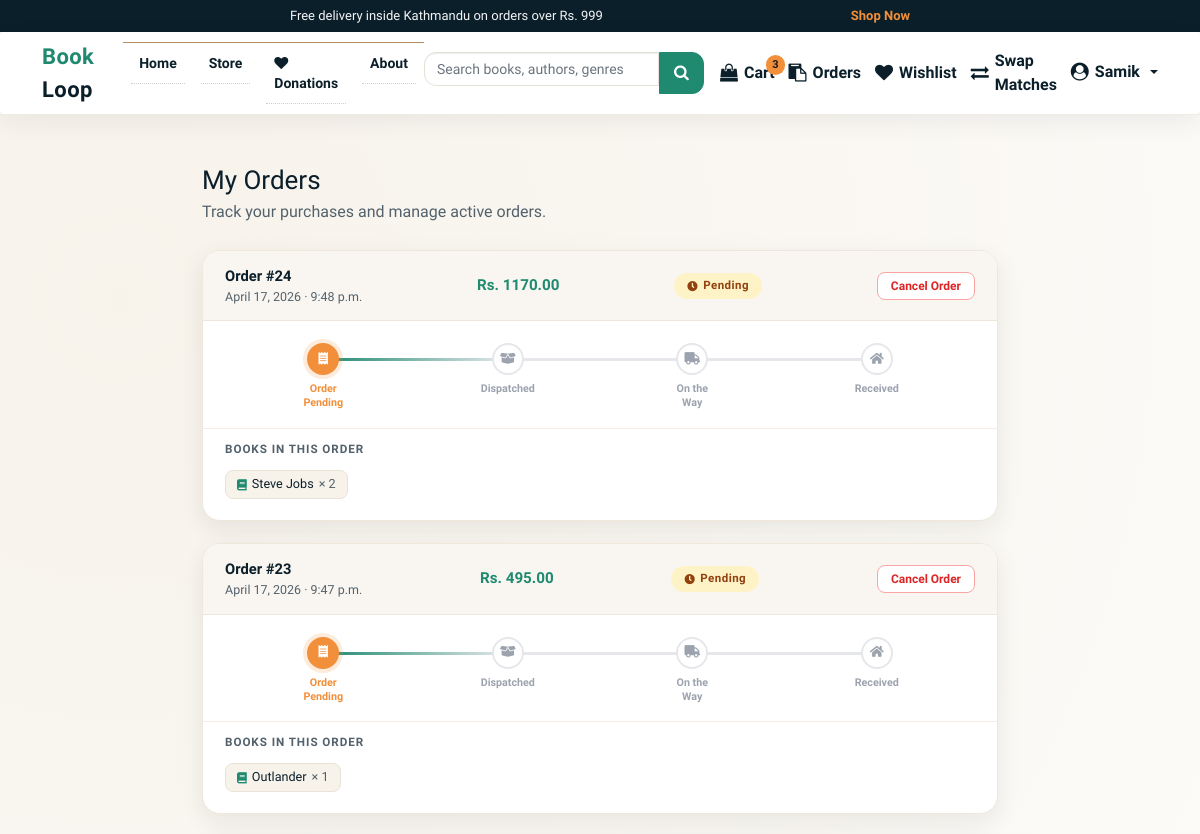
The page /order/ (signed in, upper part) on the database as committed earlier.
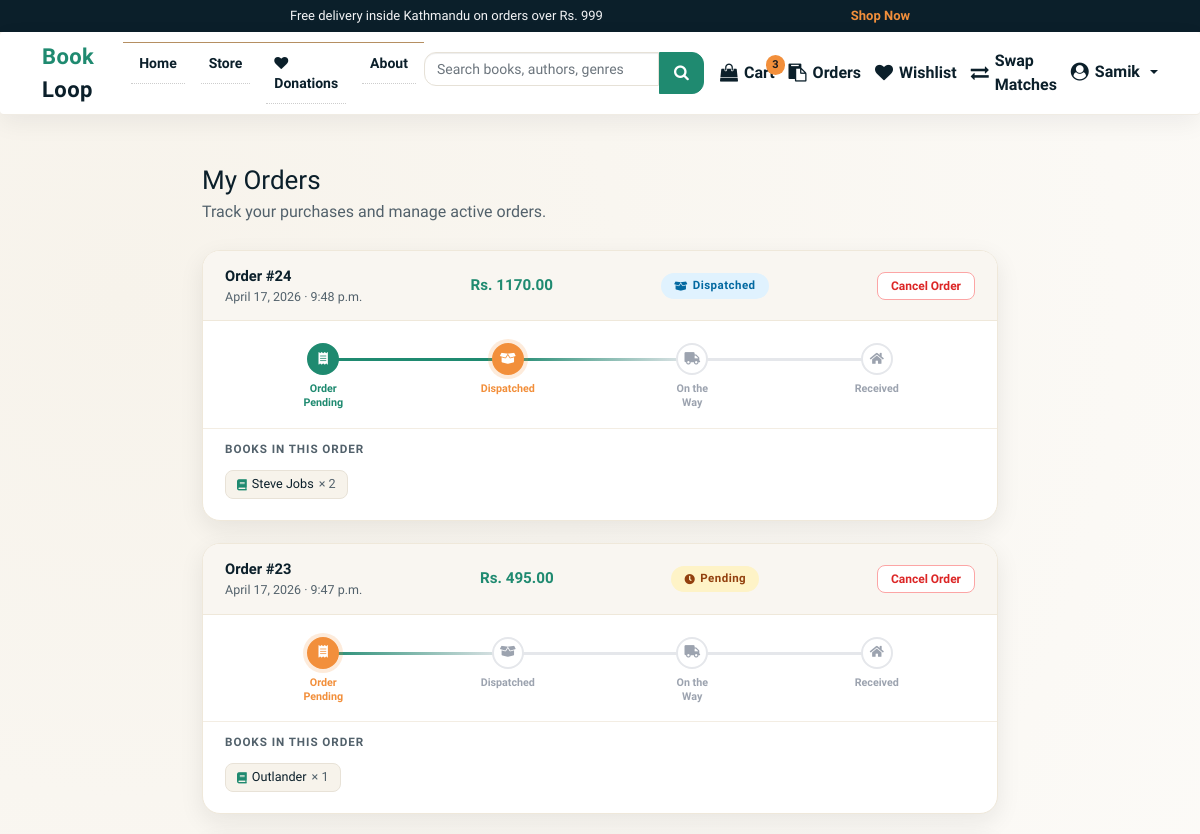
The same page on the database as committed later.
### books/models.py (models this page shows, shortened)
class Order(models.Model):
    user = models.CharField(max_length=20, null=True)
    date_ordered = models.DateTimeField(auto_now_add=True)
    complete = models.BooleanField(default=False)
    payment_method = models.CharField(max_length=20, choices=METHOD, default="Cash On Delivery")
    order_status = models.CharField(max_length=50, choices=ORDER_STATUS, default="Order Pending")
    transaction_id    = models.CharField(max_length=200, null=True)
    user_order_number = models.PositiveIntegerField(null=True, blank=True)
    @property
    def get_cart_total(self):
        items = self.orderitem_set.all()
        return sum([item.get_total for item in items])
    def get_status_step(self):
        return {
            "Order Pending":    1,
            "Order Dispatched": 2,
            "Order On the Way": 3,
            "Order Received":   4,
        }.get(self.order_status, 0)

class OrderItem(models.Model):
    Book_name = models.ForeignKey(Product, on_delete=models.SET_NULL, null=True)
    order = models.ForeignKey(Order, on_delete=models.SET_NULL, null=True)
    quantity = models.IntegerField(default=0)
    date_added = models.DateTimeField(auto_now_add=True)
    @property
    def get_total(self):
        return self.Book_name.discounted_price * self.quantity

class Product(models.Model):
    Book_name = models.CharField(max_length=50)
    Author = models.CharField(max_length=50, default="")
    genre = models.CharField(max_length=300)
    description = models.CharField(max_length=1000, default="")
    price = models.IntegerField(default=0)
    pub_date = models.DateField(default=timezone.now)
    quantity = models.PositiveBigIntegerField(default=1)
    seller = models.ForeignKey(
        settings.AUTH_USER_MODEL,
        on_delete=models.SET_NULL,
        null=True,
        blank=True,
        related_name="products",
    )
    listing_type = models.CharField(
        max_length=10,
        choices=LISTING_CHOICES,
        default="sell",
    )
    listing_status = models.CharField(
        max_length=20,
        choices=LISTING_STATUS,
        default="approved",
    )
    swap_preference = models.CharField(
        max_length=255,
        blank=True,
        null=True,
        help_text="Title or genre of the book you want in exchange.",
    )
    condition = models.CharField(
        max_length=50,
        blank=True,
        null=True,
        help_text=(
            "Physical condition of the book for swapping "
            "(e.g. New, Like New, Good, Heavily Used)."
        ),
    )
    location = models.CharField(
        max_length=255,
        blank=True,
        null=True,
        help_text="City or neighborhood for the swap",
    )
    contact_email = models.EmailField(
        blank=True,
        null=True,
        help_text="Email for other users to contact you for swapping",
    )
    image = CloudinaryField("image", folder="bookloop_covers", null=True, blank=True)
    sequence = models.IntegerField(default=0)
    views = models.PositiveIntegerField(default=0)
    average_rating = models.FloatField(default=0.0)
    rating_count = models.PositiveIntegerField(default=0)
    @property
    def discounted_price(self) -> Decimal:
        return round(Decimal(self.price) * Decimal("0.90"), 2)

### books/views.py (the view)
# urls.py: path('order/', views.orders, name='order'),
@login_required
def orders(request):
    orders = Order.objects.filter(
        user=request.user.username,
        complete=True,
    ).exclude(order_status='Order Canceled').order_by('-date_ordered')
    return render(request, 'orders.html', {
        'orders': orders,
        'allowed_cancel_statuses': ['Order Pending', 'Order Dispatched'],
    })

### authentication/models.py (called while the page is built)
    @property
    def is_bookshop_owner(self):
        return self.role == self.ROLE_BOOKSHOP

### transactions/context_processors.py (called while the page is built)
def cart_item_count(request):
    if not request.user.is_authenticated:
        return {"cart_count": 0, "cartItems": 0}
    total = (
        OrderItem.objects.filter(
            order__user=request.user.username,
            order__complete=False,
        ).aggregate(total=Sum("quantity"))
    ).get("total")
    cart_count = int(total or 0)
    return {"cart_count": cart_count, "cartItems": cart_count}

### templates/orders.html (shortened to what the changed rows need)
{% load static %}
{% include 'components/base/base-top.html' %}
{% include 'components/header/header.html' %}
<link href="https://cdn.jsdelivr.net/npm/bootstrap@5.0.0-beta3/dist/css/bootstrap.min.css" rel="stylesheet">
<link rel="stylesheet" href="https://use.fontawesome.com/releases/v5.15.3/css/all.css">
<section style="padding:34px 0 64px;">
  <div class="container" style="max-width:820px;">
    <h2 style="font-family:'Merriweather',serif;font-size:26px;margin-bottom:4px;">My Orders</h2>
    {% if orders %}
      {% for order in orders %}
      <div class="order-card">
        <div class="order-card-header">
          <div>
            <div class="order-id">Order #{{ order.user_order_number|default:order.id }}</div>
            <div class="order-date">{{ order.date_ordered|date:"F j, Y  ·  g:i a" }}</div>
          </div>
          <div class="order-total">Rs. {{ order.get_cart_total }}</div>
          <div>
            {% if order.order_status == "Order Pending" %}
              <span class="status-badge s-pending">
                <i class="fas fa-clock" style="font-size:.65rem;"></i> Pending
              </span>
            {% elif order.order_status == "Order Dispatched" %}
              <span class="status-badge s-dispatched">
                <i class="fas fa-box-open" style="font-size:.65rem;"></i> Dispatched
              </span>
            {% elif order.order_status == "Order On the Way" %}
              <span class="status-badge s-onway">
                <i class="fas fa-truck" style="font-size:.65rem;"></i> On the Way
              </span>
            {% elif order.order_status == "Order Received" %}
              <span class="status-badge s-received">
                <i class="fas fa-check-circle" style="font-size:.65rem;"></i> Delivered
              </span>
            {% elif order.order_status == "Order Canceled" %}
              <span class="status-badge s-canceled">
                <i class="fas fa-times-circle" style="font-size:.65rem;"></i> Canceled
              </span>
            {% endif %}
          </div>
          {% if order.order_status in allowed_cancel_statuses %}
          <form action="{% url 'delete_order' order.id %}" method="post" style="margin:0;">
            <button type="submit" class="btn-cancel"
              onclick="return confirm('Are you sure you want to cancel Order #{{ order.user_order_number|default:order.id }}?')">
              Cancel Order
            </button>
          </form>
          {% endif %}
        </div>
        {% if order.order_status != "Order Canceled" %}
        {% with step=order.get_status_step %}
        <div class="tracker-wrap">
          <div class="tracker">
            <div class="step {% if step > 1 %}done{% elif step == 1 %}active{% endif %}">
              <div class="step-icon"><i class="fas fa-receipt"></i></div>
              <div class="step-label">Order<br>Pending</div>
            </div>
            <div class="step {% if step > 2 %}done{% elif step == 2 %}active{% endif %}">
              <div class="step-icon"><i class="fas fa-box-open"></i></div>
              <div class="step-label">Dispatched</div>
            </div>
            <div class="step {% if step > 3 %}done{% elif step == 3 %}active{% endif %}">
              <div class="step-icon"><i class="fas fa-truck"></i></div>
              <div class="step-label">On the<br>Way</div>
            </div>
            <div class="step {% if step == 4 %}done active{% endif %}">
              <div class="step-icon"><i class="fas fa-home"></i></div>
              <div class="step-label">Received</div>
            </div>
          </div>
        </div>
        {% endwith %}
        {% else %}
        <div class="canceled-row">
          <i class="fas fa-ban me-1"></i> This order was canceled and is no longer active.
        </div>
        {% endif %}
        <div class="order-books">
          <div class="order-books-label">Books in this order</div>
          {% for item in order.orderitem_set.all %}
            {% if item.Book_name %}
            <span class="book-pill">
              <i class="fas fa-book" style="color:var(--accent);font-size:.7rem;"></i>
              {{ item.Book_name.Book_name }}
              <span style="color:var(--muted);">× {{ item.quantity }}</span>
            </span>
            {% endif %}
          {% empty %}
            <span style="color:var(--muted);font-size:.82rem;">No items found.</span>
          {% endfor %}
        </div>
      </div>
      {% endfor %}
    {% else %}
      <div class="empty-state">
        <div class="big-icon">📦</div>
        <p>You haven't placed any orders yet.</p>
        <a href="{% url 'store' %}">Browse Books</a>
      </div>
    {% endif %}
  </div>
</section>
{% include 'components/footer/footer.html' %}
{% include 'components/base/base-bottom.html' %}

Rows that differ between the two databases and show on the page:
changed Order "April 17, 2026 · 9:48 p.m.": order_status "Pending" → "Dispatched"
